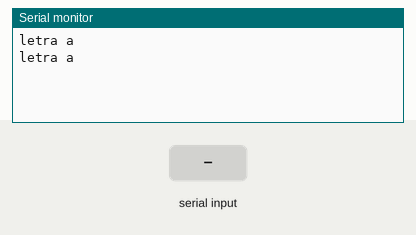
This sketch was run on a simulated Arduino Uno, built with avr-gcc and run on an emulated ATmega328P. On the bench: the last lines printed to the serial monitor. The inputs (shaded band) are chosen by the test bench.

Above: at 1.2 s.
1.3 s: "b" received over Serial
At 2.3 s:
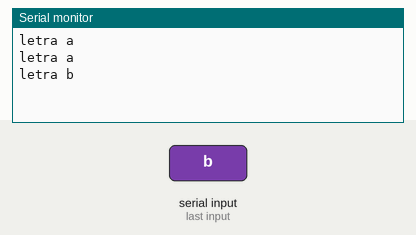
4.3 s: byte 64 (64) received over Serial
At 5.8 s:
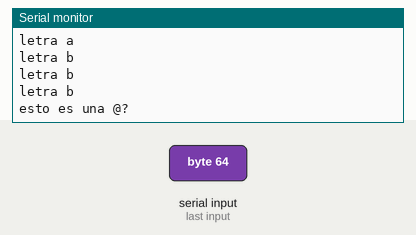
7.3 s: "1" received over Serial
At 8.8 s:
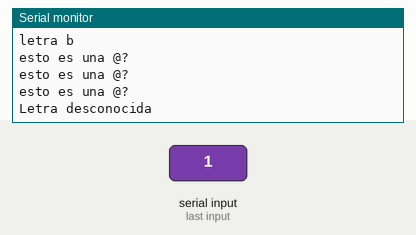

Measured:
- after the input at 1.3 s, the serial monitor: prints a new line after 0.70 s (image 1)
- after the input at 4.3 s, the serial monitor: prints a new line after 0.70 s (image 2)
- after the input at 7.3 s, the serial monitor: prints a new line after 0.70 s (image 3)

The sketch:

BloqueSwitchConChars.ino
```cpp
void setup() {
  Serial.begin(9600);
}

char letra = 'a';

void loop() {

  //Abre la terminal serial y envia una letra o una serie de letras
  if(Serial.available())
    letra = Serial.read();

  switch(letra){
    case 'a':
      Serial.println("letra a");
    break;

    case 'b':
      Serial.println("letra b");
    break;

    case 64: //Internamente un char tambien es un numero
      Serial.println("esto es una @?");
    break;

    default:
      Serial.println("Letra desconocida");
    break;
  }

  delay(1000);
}
```
